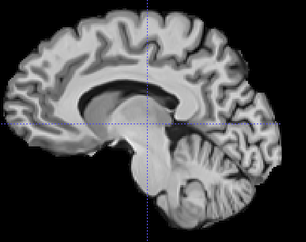
%> input picture Registration/brain1.png, 306 x 242 px
$ octave calculate.m   (GNU Octave 9; MATLAB toolbox functions it lacks are replaced by stand-ins)
%> lines starting %> are read from the running program, lines starting %| are printed output that depends on the picture
close all;
clear all;

% Choose Images to run the code on
img1 = imread('brain1.png');
%> img1 is the input picture: size 242x306x3 uint8; mean R, G, B 76.1, 76.1, 76.5
img2 = imread('brain2.png');
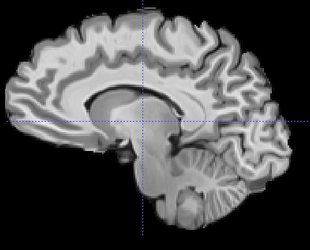
%> input picture Registration/brain2.png, 310 x 250 px
%> img2 is the input picture: size 250x310x3 uint8; mean R, G, B 79, 78.9, 79.4
img1 = imresize(img1,0.3);
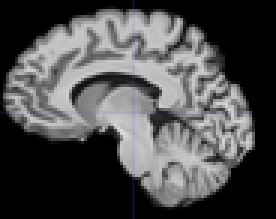
%> img1: size 73x92x3 uint8 (shown 3 times larger); mean R, G, B 76.1, 76.1, 76.6
img2 = imresize(img2,0.3);
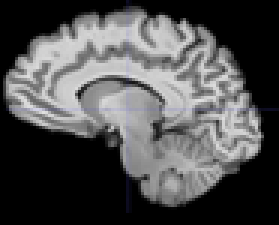
%> img2: size 75x93x3 uint8 (shown 3 times larger); mean R, G, B 79, 79, 79.5

% Storing the original images for reference
im1 = img1;
im2 = img2;

%Calculate the Grayscale values of the image
if size(img1,3)==3
    img1 = rgb2gray(img1);
%> img1: size 73x92 uint8
end
test1 = single(img1);
if size(img2,3)==3
    img2 = rgb2gray(img2);
%> img2: size 75x93 uint8
end;
test2 = single(img2);

%Calculate the Dense Sift features for the image
%> (the run ends here)
